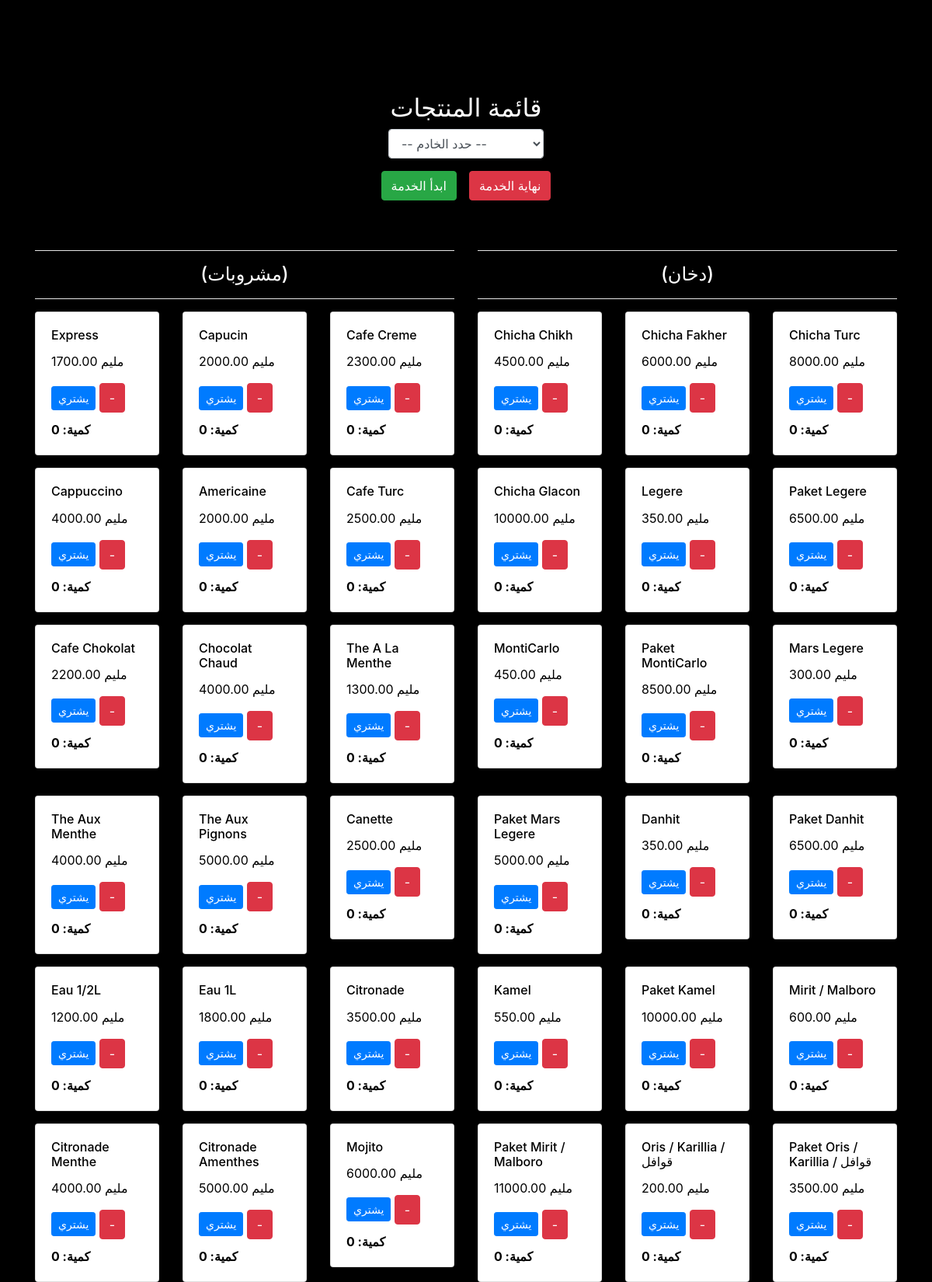
Screenshot of /serveur.php (upper part) with the database file from the repository.
### tables this page shows
CREATE TABLE `produit` (
  `id_produit` int(11) NOT NULL,
  `item` varchar(50) NOT NULL,
  `prix` decimal(10,2) NOT NULL,
  `type` varchar(255) NOT NULL
);

### serveur.php (the view, shortened to what this page needs)
<?php
$servername = "localhost";
$username = "root";
$password = "";
$dbname = "cafe";
$conn = new mysqli($servername, $username, $password, $dbname);
$sqlProduits = "SELECT id_produit, item, prix, type FROM produit";
$resultProduits = $conn->query($sqlProduits);
?>
<!DOCTYPE html>
<html lang="fr">
<head>
    <link rel="stylesheet" href="https://stackpath.bootstrapcdn.com/bootstrap/4.5.2/css/bootstrap.min.css">
</head>
<body>
<div class="container mt-5" style="text-align;center;"></br>
<div class="container mt-5 text-center">
    <h2 class="text-center">قائمة المنتجات</h2>
    <div class="form-group">
        <select class="form-control mx-auto" id="selectServeur" style="max-width: 200px;">
            <option value="">-- حدد الخادم --</option>
        </select>
    </div>
    <div class="d-flex justify-content-center mt-3 flex-wrap">
        <button class="btn btn-success mx-2" onclick="demarrerService()">ابدأ الخدمة</button>
        <button class="btn btn-danger mx-2" onclick="finirService()">نهاية الخدمة</button>
    </div>
</div>
<div class="row mt-4">
    <div class="container mt-4">
    <div class="row">
        <?php
        $categories = [
            'aboir' => ' (مشروبات)',
            'dokhan' => ' (دخان)',
            'manger' => ' (مأكولات)',
            'autre' => ' (Other)'
        ];
        $categoryCount = 0;
        foreach ($categories as $type => $label): ?>
            <div class="col-md-6">
                <hr>
                <h4 class="text-center"><?php echo $label; ?></h4><hr>
                <div class="row"><hr>
                    <?php
                    $resultProduits->data_seek(0);
                    $productCount = 0;
                    while ($row = $resultProduits->fetch_assoc()):
                        if ($row['type'] === $type):
                            if ($productCount > 0 && $productCount % 3 == 0):
                                echo '</div><div class="row">';
                            endif; ?>
                            <div class="col-md-4 mb-3">
                                <div class="card">
                                    <div class="card-body" style="color:black;">
                                        <h6 class="card-title"><?php echo htmlspecialchars($row['item']); ?></h6>
                                        <p class="card-text"><?php echo htmlspecialchars($row['prix']); ?> مليم</p>
                                        <a href="#" class="btn btn-primary btn-sm" onclick="acheter('<?php echo htmlspecialchars($row['item']); ?>', <?php echo htmlspecialchars($row['prix']); ?>)">يشتري</a>
                                        <a href="#" class="btn btn-primary btn-danger" onclick="anulecommende('<?php echo htmlspecialchars($row['item']); ?>')">-</a>
                                        <div class="quantity-display" id="<?php echo htmlspecialchars($row['item']); ?>-quantity">كمية: 0</div>
                                    </div>
                                </div>
                            </div>
                            <?php
                            $productCount++;
                        endif;
                    endwhile; ?>
                </div>
            </div>
            <?php
            $categoryCount++;
            if ($categoryCount % 2 == 0): ?>
                </div><div class="row">
            <?php
            endif;
        endforeach; ?>
    </div>
</div>
</div>
<link rel="stylesheet" href="popup.css">
</div>
</body>
</html>

### popup.css (style rules this page uses)
button { padding: 10px 20px; border: none; background-color: #4CAF50; color: white; cursor: pointer; border-radius: 5px; }

### serveur.php (style rules this page uses)
.quantity-display { margin-top: 10px; font-weight: bold; }
.card { min-height: 180px; display: flex; flex-direction: column; justify-content: space-between; }
hr { background:white; }
body { background:black; color:white; }
.quantity-display { font-weight: bold; margin-top: 10px; }

### rows the page displays
produit: item "Express", prix "1700.00"
produit: item "Capucin", prix "2000.00"
produit: item "Cafe Creme", prix "2300.00"
produit: item "Cappuccino", prix "4000.00"
produit: item "Americaine", prix "2000.00"
produit: item "Cafe Turc", prix "2500.00"
produit: item "Cafe Chokolat", prix "2200.00"
produit: item "Chocolat Chaud", prix "4000.00"
produit: item "The A La Menthe", prix "1300.00"
produit: item "The Aux Menthe", prix "4000.00"
produit: item "The Aux Pignons", prix "5000.00"
produit: item "Canette", prix "2500.00"
produit: item "Eau 1/2L", prix "1200.00"
produit: item "Eau 1L", prix "1800.00"
produit: item "Citronade", prix "3500.00"
produit: item "Citronade Menthe", prix "4000.00"
produit: item "Citronade Amenthes", prix "5000.00"
produit: item "Mojito", prix "6000.00"
produit: item "Chicha Chikh", prix "4500.00"
produit: item "Chicha Fakher", prix "6000.00"
produit: item "Chicha Turc", prix "8000.00"
produit: item "Chicha Glacon", prix "10000.00"
produit: item "Legere", prix "350.00"
produit: item "Paket Legere", prix "6500.00"
produit: item "MontiCarlo", prix "450.00"
produit: item "Paket MontiCarlo", prix "8500.00"
produit: item "Mars Legere", prix "300.00"
produit: item "Paket Mars Legere", prix "5000.00"
produit: item "Danhit", prix "350.00"
produit: item "Paket Danhit", prix "6500.00"
produit: item "Kamel", prix "550.00"
produit: item "Paket Kamel", prix "10000.00"
produit: item "Mirit / Malboro", prix "600.00"
produit: item "Paket Mirit / Malboro", prix "11000.00"
produit: item "Oris / Karillia / قوافل", prix "200.00"
produit: item "Paket Oris / Karillia / قوافل", prix "3500.00"

### other values shown
$label "(مشروبات)"
$label "(دخان)"
